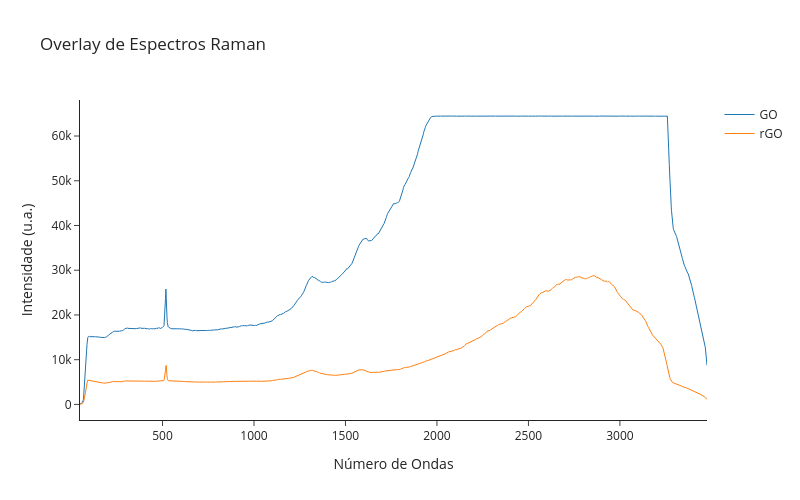

Notebook code for this chart:
### Markdown cell above
# *Overlay*

### Code cell
raman_overlay(file_paths=('GO_MMV.txt', 'rGO_MMV.txt'), sample_names=('GO', 'rGO'))

### Figure 1 — Plotly figure (JSON) as saved in the notebook; plotly's stock layout.template omitted (floating-point values rounded to 4 significant figures; data arrays with more than 128 entries replaced by an {"elided": "..."} marker saying what was removed)
{"data": [{"line": {"width": 1}, "mode": "lines", "name": "GO", "type": "scatter", "x": {"elided": "2048 float values"}, "y": {"elided": "2048 float values"}}, {"line": {"width": 1}, "mode": "lines", "name": "rGO", "type": "scatter", "x": {"elided": "2048 float values"}, "y": {"elided": "2048 float values"}}], "layout": {"height": 500, "title": {"text": "Overlay de Espectros Raman"}, "width": 800, "xaxis": {"title": {"text": "Número de Ondas"}}, "yaxis": {"title": {"text": "Intensidade (u.a.)"}}}}
